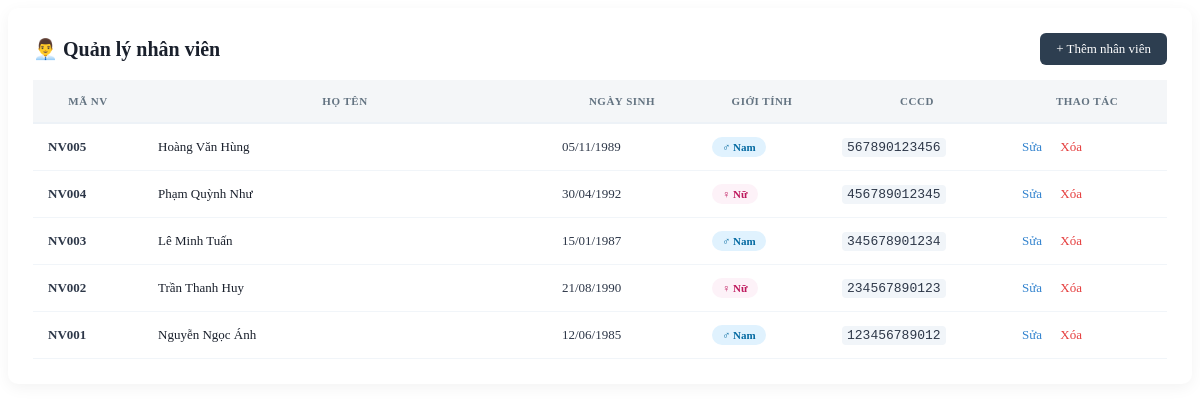
The app's page /modules/quanlynguoidung/nhanvien.php with its own data.
### tables this page shows
CREATE TABLE `nhanvien` (
  `MANHANVIEN` varchar(20) NOT NULL,
  `HOTEN` varchar(256) NOT NULL,
  `NGAYSINH` date DEFAULT NULL,
  `GIOITINH` tinyint(1) DEFAULT NULL,
  `SOCCCD` varchar(20) DEFAULT NULL
);

### modules/quanlynguoidung/nhanvien.php (the view, shortened to what this page needs)
<?php
$sql = "SELECT * FROM NHANVIEN ORDER BY MANHANVIEN DESC";
$query = mysqli_query($mysqli, $sql);
?>
<div class="table-container">
    <div style="display: flex; justify-content: space-between; align-items: center;">
        <h2 style="margin: 0; color: #1a202c; font-size: 20px;">👨‍💼 Quản lý nhân viên</h2>
        <a href="index.php?action=quanlynhanvien&query=them"
           style="background: #2d3e50; color: #fff; padding: 8px 16px; border-radius: 6px; text-decoration: none; font-size: 13px;">
           + Thêm nhân viên
        </a>
    </div>
    <table class="admin-table">
        <thead>
            <tr>
                <th width="80">Mã NV</th>
                <th>Họ tên</th>
                <th width="120">Ngày sinh</th>
                <th width="100">Giới tính</th>
                <th width="150">CCCD</th>
                <th width="130">Thao tác</th>
            </tr>
        </thead>
        <tbody>
            <?php
            while($row = mysqli_fetch_assoc($query)){
                $ngaySinh = date('d/m/Y', strtotime($row['NGAYSINH']));
                $isNam = ((int)$row['GIOITINH'] == 1);
            ?>
                <tr>
                    <td><strong><?php echo $row['MANHANVIEN']; ?></strong></td>
                    <td style="font-weight: 500; color: #1a202c;"><?php echo $row['HOTEN']; ?></td>
                    <td><?php echo $ngaySinh; ?></td>
                    <td>
                        <span class="badge <?php echo $isNam ? 'badge-male' : 'badge-female'; ?>">
                            <?php echo $isNam ? "♂ Nam" : "♀ Nữ"; ?>
                        </span>
                    </td>
                    <td><code style="background: #f1f5f9; padding: 2px 5px; border-radius: 4px;"><?php echo $row['SOCCCD']; ?></code></td>
                    <td>
                        <a href="index.php?action=quanlynhanvien&query=sua&id=<?php echo $row['MANHANVIEN']; ?>" class="btn-edit">Sửa</a>
                        <a href="modules/quanlynhanvien/xuly.php?id=<?php echo $row['MANHANVIEN']; ?>&type=xoa"
                           onclick="return confirm('Xác nhận xóa nhân viên này khỏi hệ thống?');"
                           class="btn-delete">Xóa</a>
                    </td>
                </tr>
            <?php } ?>
        </tbody>
    </table>
</div>

### modules/quanlynguoidung/nhanvien.php (style rules this page uses)
.table-container { background: #fff; padding: 25px; border-radius: 10px; box-shadow: 0 4px 15px rgba(0,0,0,0.05); }
.admin-table { width: 100%; border-collapse: collapse; margin-top: 15px; }
.admin-table th { background: #f4f6f8; color: #637381; font-weight: 600; text-transform: uppercase; font-size: 11px; letter-spacing: 0.5px; padding: 15px; border-bottom: 2px solid #edf2f7; }
.admin-table td { padding: 15px; border-bottom: 1px solid #f1f5f9; font-size: 13px; color: #2d3748; }
.badge { padding: 4px 10px; border-radius: 20px; font-size: 11px; font-weight: bold; }
.badge-male { background: #e0f2fe; color: #0369a1; }
.badge-female { background: #fdf2f8; color: #be185d; }
.btn-edit { color: #3182ce; text-decoration: none; margin-right: 15px; }
.btn-delete { color: #e53e3e; text-decoration: none; font-weight: 500; }

### records on screen
nhanvien: MANHANVIEN "NV005", HOTEN "Hoàng Văn Hùng", NGAYSINH "05/11/1989", GIOITINH "♂ Nam", SOCCCD "567890123456"
nhanvien: MANHANVIEN "NV004", HOTEN "Phạm Quỳnh Như", NGAYSINH "30/04/1992", GIOITINH "♀ Nữ", SOCCCD "456789012345"
nhanvien: MANHANVIEN "NV003", HOTEN "Lê Minh Tuấn", NGAYSINH "15/01/1987", GIOITINH "♂ Nam", SOCCCD "345678901234"
nhanvien: MANHANVIEN "NV002", HOTEN "Trần Thanh Huy", NGAYSINH "21/08/1990", GIOITINH "♀ Nữ", SOCCCD "234567890123"
nhanvien: MANHANVIEN "NV001", HOTEN "Nguyễn Ngọc Ánh", NGAYSINH "12/06/1985", GIOITINH "♂ Nam", SOCCCD "123456789012"
